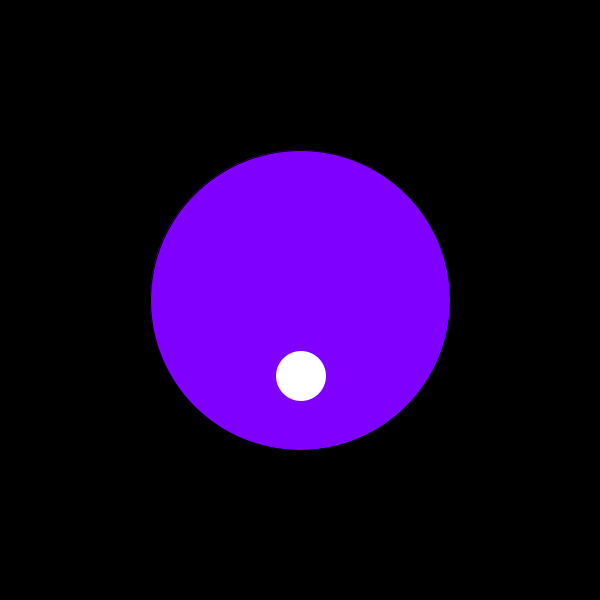
Frame 1 (no input)
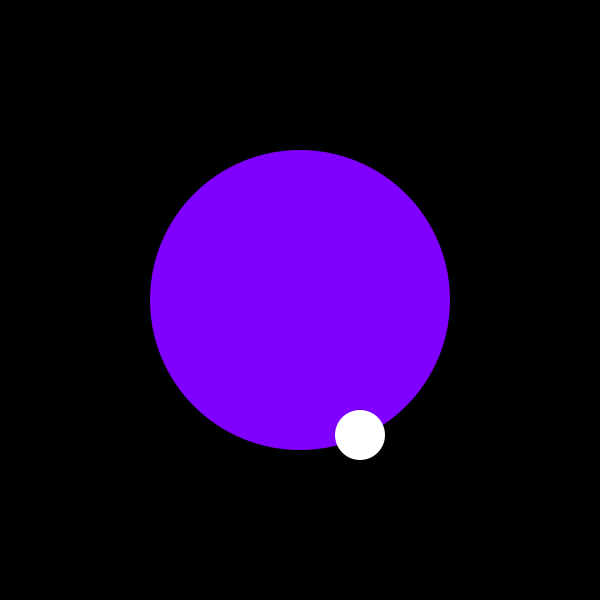
Frame 60 (the mouse pressed at the canvas centre just before this capture)
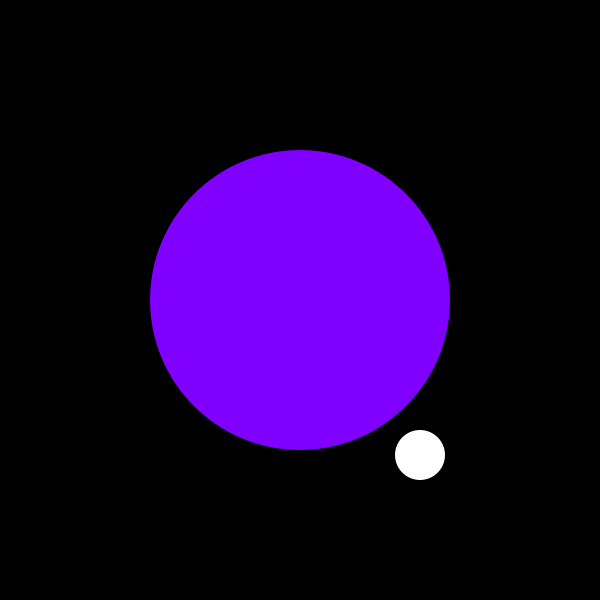
Frame 120 (the mouse held since frame 60 and released just before this capture)

The Processing sketch that drew these frames (run headless with seeded random() and noise(); from frame 60 on, the mouse is pressed at the canvas centre):

// Processing sketch: processing_60833
// ── processing_60833.pde

//HW 2 - Sarah Lesnikoski
/*     If you focus on the center of the bouncing ball long enough (30 sec) it 
       will start to faintly tint yellow when it is overlapping the blue
       ellipse. And as it overlaps the black space it appears to flash
       back to undiluted white. */

int x;
int y;
 
int directionx;
int directiony;


void setup(){
  size(600,600);
  smooth();
  
  x= 300;
  y= 375;
  directionx = 1;
  directiony = 1;
 
}

void draw(){
  background(0);
  x += directionx;
  y += directiony;
  
 if(y >= 475){
   directiony = -1;
 }
 
 if(x >= 475){
   directionx = -1;
 }
 
 if(y <= 125){
   directiony = +1;
 }
 
 if(x <= 125){
   directionx = +1;
 }
 
 fill(127,0,255);
 ellipse(300,300,300,300);
 noStroke();

 
 fill(255);
 ellipse(x,y,50,50);
 noStroke();

}
 
 // code from class "bouncing ball" project. 
